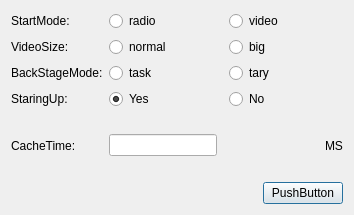
<?xml version="1.0" encoding="UTF-8"?>
<ui version="4.0">
 <class>SettingsDialog</class>
 <widget class="QDialog" name="SettingsDialog">
  <property name="geometry">
   <rect>
    <x>0</x>
    <y>0</y>
    <width>354</width>
    <height>215</height>
   </rect>
  </property>
  <property name="windowTitle">
   <string>Dialog</string>
  </property>
  <layout class="QGridLayout" name="gridLayout" columnstretch="1,3">
   <item row="0" column="0">
    <widget class="QLabel" name="label">
     <property name="text">
      <string>StartMode:</string>
     </property>
    </widget>
   </item>
   <item row="2" column="0">
    <widget class="QLabel" name="label_3">
     <property name="text">
      <string>BackStageMode:</string>
     </property>
    </widget>
   </item>
   <item row="3" column="0">
    <widget class="QLabel" name="label_4">
     <property name="text">
      <string>StaringUp:</string>
     </property>
    </widget>
   </item>
   <item row="1" column="0">
    <widget class="QLabel" name="label_2">
     <property name="text">
      <string>VideoSize:</string>
     </property>
    </widget>
   </item>
   <item row="4" column="0">
    <widget class="QLabel" name="label_5">
     <property name="text">
      <string>CacheTime:</string>
     </property>
    </widget>
   </item>
   <item row="0" column="1">
    <layout class="QHBoxLayout" name="horizontalLayout_2">
     <item>
      <widget class="QRadioButton" name="radioRadioButton">
       <property name="text">
        <string>radio</string>
       </property>
       <property name="checked">
        <bool>true</bool>
       </property>
      </widget>
     </item>
     <item>
      <widget class="QRadioButton" name="videoRadioButton">
       <property name="text">
        <string>video</string>
       </property>
      </widget>
     </item>
    </layout>
   </item>
   <item row="5" column="0" colspan="2">
    <layout class="QHBoxLayout" name="horizontalLayout">
     <item>
      <spacer name="horizontalSpacer">
       <property name="orientation">
        <enum>Qt::Horizontal</enum>
       </property>
       <property name="sizeHint" stdset="0">
        <size>
         <width>40</width>
         <height>20</height>
        </size>
       </property>
      </spacer>
     </item>
     <item>
      <widget class="QPushButton" name="pushButton">
       <property name="text">
        <string>PushButton</string>
       </property>
      </widget>
     </item>
    </layout>
   </item>
   <item row="1" column="1">
    <layout class="QHBoxLayout" name="horizontalLayout_3">
     <item>
      <widget class="QRadioButton" name="normalRadioButton">
       <property name="text">
        <string>normal</string>
       </property>
       <property name="checked">
        <bool>true</bool>
       </property>
      </widget>
     </item>
     <item>
      <widget class="QRadioButton" name="bigRadioButton">
       <property name="text">
        <string>big</string>
       </property>
      </widget>
     </item>
    </layout>
   </item>
   <item row="2" column="1">
    <layout class="QHBoxLayout" name="horizontalLayout_4">
     <item>
      <widget class="QRadioButton" name="taskRadioButton">
       <property name="text">
        <string>task</string>
       </property>
       <property name="checked">
        <bool>true</bool>
       </property>
      </widget>
     </item>
     <item>
      <widget class="QRadioButton" name="taryRadioButton">
       <property name="text">
        <string>tary</string>
       </property>
      </widget>
     </item>
    </layout>
   </item>
   <item row="3" column="1">
    <layout class="QHBoxLayout" name="horizontalLayout_5">
     <item>
      <widget class="QRadioButton" name="yesRadioButton">
       <property name="text">
        <string>Yes</string>
       </property>
       <property name="checked">
        <bool>true</bool>
       </property>
      </widget>
     </item>
     <item>
      <widget class="QRadioButton" name="noRadioButton">
       <property name="text">
        <string>No</string>
       </property>
      </widget>
     </item>
    </layout>
   </item>
   <item row="4" column="1">
    <layout class="QHBoxLayout" name="horizontalLayout_6">
     <item>
      <widget class="QLineEdit" name="timeLineEdit"/>
     </item>
     <item>
      <spacer name="horizontalSpacer_2">
       <property name="orientation">
        <enum>Qt::Horizontal</enum>
       </property>
       <property name="sizeHint" stdset="0">
        <size>
         <width>40</width>
         <height>20</height>
        </size>
       </property>
      </spacer>
     </item>
     <item>
      <widget class="QLabel" name="label_6">
       <property name="text">
        <string>MS</string>
       </property>
      </widget>
     </item>
    </layout>
   </item>
  </layout>
 </widget>
 <resources/>
 <connections/>
</ui>
